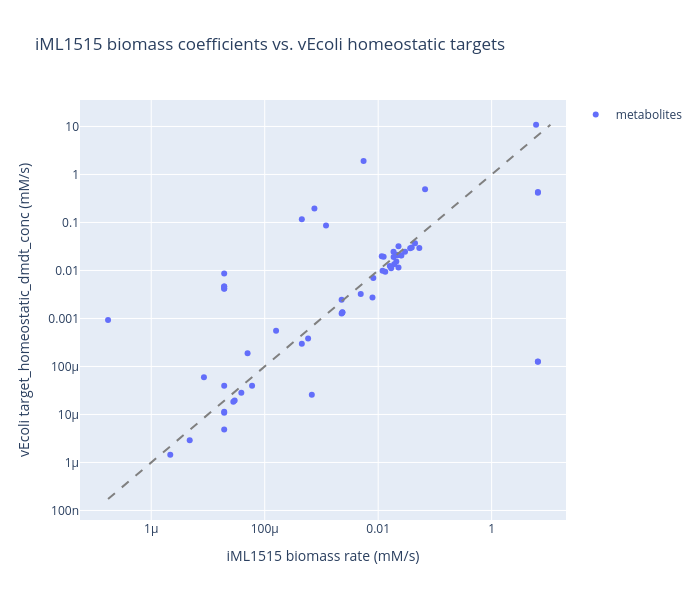

The notebook cell saved with this chart:
### Code cell
import math
from wholecell.utils import units

# Unit conversion: iML1515 coeff (mmol/gDCW) -> rate (mM/s) at balanced growth.
#   rho_dry = cell_density * cell_dry_mass_fraction           [gDCW/L]
#   mu      = ln(2) / doubling_time_s                         [1/s]
#   rate    = |coeff| * rho_dry * mu                          [mM/s]
# Matches getBiomassAsConcentrations (massFrac/MW * dryMass/volume) then
# divided by doubling time to yield the homeostatic dmdt scale.
cell_density = metabolism.cell_density.asNumber(units.g / units.L)
dry_frac = metabolism.parameters["cell_dry_mass_fraction"]
rho_dry = cell_density * dry_frac

doubling_time = metabolism.nutrient_to_doubling_time[metabolism.media_id]
doubling_time_s = doubling_time.asNumber(units.s)
mu = math.log(2) / doubling_time_s

print(f"doubling_time = {doubling_time_s:.1f} s")
print(f"mu            = {mu:.3e} 1/s")
print(f"rho_dry       = {rho_dry:.1f} gDCW/L")

target_abs = target_homeostatic_conc.abs()

matched_df = df[df["matched"]].copy()
matched_df["rate_iML1515_mMs"] = matched_df["coefficient"].abs() * rho_dry * mu
matched_df["rate_vecoli_mMs"]  = matched_df["effective_homeostatic_id"].map(target_abs)
matched_df["ratio"] = matched_df["rate_iML1515_mMs"] / matched_df["rate_vecoli_mMs"]

cols = ["bigg_id", "effective_homeostatic_id", "coefficient",
        "rate_iML1515_mMs", "rate_vecoli_mMs", "ratio"]
print("\n" + matched_df[cols].sort_values("ratio").to_string(index=False))

plot_df = matched_df[(matched_df["rate_vecoli_mMs"] > 0)
                     & (matched_df["rate_iML1515_mMs"] > 0)].copy()
lo = min(plot_df["rate_iML1515_mMs"].min(), plot_df["rate_vecoli_mMs"].min())
hi = max(plot_df["rate_iML1515_mMs"].max(), plot_df["rate_vecoli_mMs"].max())

fig = Figure([
    Scatter(
        x=plot_df["rate_iML1515_mMs"],
        y=plot_df["rate_vecoli_mMs"],
        mode="markers",
        text=plot_df["effective_homeostatic_id"],
        hovertemplate="%{text}<br>iML1515: %{x:.3g} mM/s<br>vEcoli: %{y:.3g} mM/s<extra></extra>",
        name="metabolites",
    ),
    Scatter(x=[lo, hi], y=[lo, hi], mode="lines",
            line=dict(dash="dash", color="gray"), showlegend=False),
])
fig.update_xaxes(type="log", title="iML1515 biomass rate (mM/s)")
fig.update_yaxes(type="log", title="vEcoli target_homeostatic_dmdt_conc (mM/s)")
fig.update_layout(title="iML1515 biomass coefficients vs. vEcoli homeostatic targets",
                  width=700, height=600)
fig.show()

dropped = len(matched_df) - len(plot_df)
if dropped:
    print(f"\n{dropped} matched row(s) omitted from scatter (no finite positive vEcoli target).")

### Figure 1 — Plotly figure (JSON) as saved in the notebook; plotly's stock layout.template omitted (floating-point values rounded to 4 significant figures)
{"data": [{"hovertemplate": "%{text}<br>iML1515: %{x:.3g} mM/s<br>vEcoli: %{y:.3g} mM/s<extra></extra>", "mode": "markers", "name": "metabolites", "text": ["ATP[c]", "WATER[c]", "GLY[c]", "L-ALPHA-ALANINE[c]", "LEU[c]", "VAL[c]", "LYS[c]", "ARG[c]", "ILE[c]", "GLT[c]", "GLN[c]", "THR[c]", "ASN[c]", "L-ASPARTATE[c]", "PRO[c]", "SER[c]", "GTP[c]", "K+[c]", "PHE[c]", "MET[c]", "UTP[c]", "TYR[c]", "CTP[c]", "HIS[c]", "CYS[c]", "CPD-12819[c]", "TRP[c]", "DCTP[c]", "DGTP[c]", "TTP[c]", "DATP[c]", "CPD-12261[p]", "MG+2[c]", "FE+3[p]", "FE+2[c]", "CL-[c]", "CA+2[c]", "NAD[c]", "MN+2[c]", "CO-A[c]", "NADP[c]", "ZN+2[c]", "NI+2[c]", "THIAMINE-PYROPHOSPHATE[c]", "THF[c]", "S-ADENOSYLMETHIONINE[c]", "RIBOFLAVIN[c]", "PYRIDOXAL_PHOSPHATE[c]", "SIROHEME[c]", "PROTOHEME[c]", "FAD[c]", "METHYLENE-THF[c]", "SUC-COA[c]", "UNDECAPRENYL-DIPHOSPHATE[c]", "CO+2[c]", "BIOTIN[c]", "PPI[c]", "Pi[c]", "ADP[c]", "PROTON[c]"], "x": [6.546, 6.068, 0.05308, 0.04451, 0.03904, 0.03666, 0.02973, 0.02563, 0.02517, 0.0228, 0.0228, 0.02198, 0.02089, 0.02089, 0.01915, 0.0187, 0.01864, 0.01691, 0.01605, 0.01332, 0.01249, 0.01195, 0.01157, 0.008208, 0.007935, 0.005529, 0.004925, 0.002341, 0.002341, 0.002267, 0.002267, 0.001204, 0.0007516, 0.0006765, 0.0005818, 0.000451, 0.000451, 0.0001586, 5.987e-05, 4.991e-05, 3.873e-05, 2.955e-05, 2.799e-05, 1.932e-05, 1.932e-05, 1.932e-05, 1.932e-05, 1.932e-05, 1.932e-05, 1.932e-05, 1.932e-05, 1.932e-05, 8.491e-06, 4.765e-06, 2.166e-06, 1.733e-07, 0.06705, 6.531, 6.531, 6.531], "y": [0.4299, 10.86, 0.02927, 0.03691, 0.03027, 0.02891, 0.0246, 0.02062, 0.02075, 0.03202, 0.01154, 0.02068, 0.01538, 0.02116, 0.0134, 0.01898, 0.02461, 0.01117, 0.01245, 0.009355, 0.01928, 0.009918, 0.01976, 0.006961, 0.002721, 1.903, 0.003218, 0.00134, 0.001335, 0.002449, 0.001273, 0.08624, 0.1951, 2.569e-05, 0.0003841, 0.1171, 0.0002978, 0.0005521, 3.958e-05, 0.0001885, 2.824e-05, 1.949e-05, 1.845e-05, 0.004204, 1.088e-05, 1.134e-05, 4.88e-06, 0.004184, 0.004618, 0.004619, 3.965e-05, 0.008627, 5.953e-05, 2.895e-06, 1.447e-06, 0.0009318, 0.4938, 0.0001275, 0.0001256, 0.417], "type": "scatter"}, {"line": {"color": "gray", "dash": "dash"}, "mode": "lines", "showlegend": false, "x": [1.733e-07, 10.86], "y": [1.733e-07, 10.86], "type": "scatter"}], "layout": {"xaxis": {"type": "log", "title": {"text": "iML1515 biomass rate (mM/s)"}}, "yaxis": {"type": "log", "title": {"text": "vEcoli target_homeostatic_dmdt_conc (mM/s)"}}, "title": {"text": "iML1515 biomass coefficients vs. vEcoli homeostatic targets"}, "width": 700, "height": 600}}
